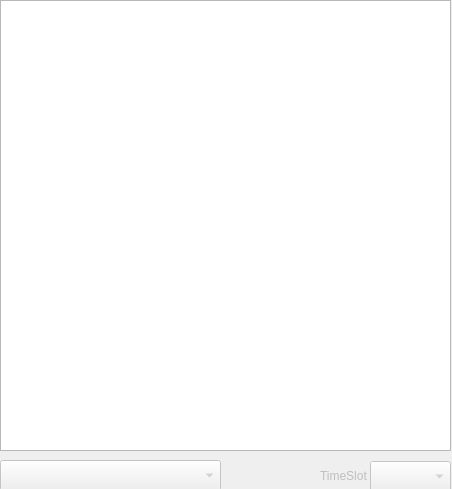
<?xml version="1.0" encoding="UTF-8"?>
<ui version="4.0">
 <class>Pro_Dialog</class>
 <widget class="QDialog" name="Pro_Dialog">
  <property name="geometry">
   <rect>
    <x>0</x>
    <y>0</y>
    <width>452</width>
    <height>489</height>
   </rect>
  </property>
  <property name="minimumSize">
   <size>
    <width>452</width>
    <height>489</height>
   </size>
  </property>
  <property name="maximumSize">
   <size>
    <width>452</width>
    <height>489</height>
   </size>
  </property>
  <property name="windowTitle">
   <string>Dialog</string>
  </property>
  <widget class="QTableWidget" name="tableWidget_2">
   <property name="geometry">
    <rect>
     <x>0</x>
     <y>0</y>
     <width>451</width>
     <height>451</height>
    </rect>
   </property>
  </widget>
  <widget class="QComboBox" name="timeslips">
   <property name="enabled">
    <bool>false</bool>
   </property>
   <property name="geometry">
    <rect>
     <x>370</x>
     <y>461</y>
     <width>81</width>
     <height>31</height>
    </rect>
   </property>
   <property name="font">
    <font>
     <family>方正舒体</family>
     <pointsize>12</pointsize>
     <weight>9</weight>
     <italic>false</italic>
     <bold>false</bold>
    </font>
   </property>
   <property name="styleSheet">
    <string notr="true">font: 75 12pt &quot;方正舒体&quot;;</string>
   </property>
  </widget>
  <widget class="QLabel" name="label_2">
   <property name="enabled">
    <bool>false</bool>
   </property>
   <property name="geometry">
    <rect>
     <x>320</x>
     <y>460</y>
     <width>51</width>
     <height>31</height>
    </rect>
   </property>
   <property name="styleSheet">
    <string notr="true">font: 8pt &quot;华文楷体&quot;;</string>
   </property>
   <property name="text">
    <string>TimeSlot</string>
   </property>
  </widget>
  <widget class="QComboBox" name="diaodu">
   <property name="enabled">
    <bool>false</bool>
   </property>
   <property name="geometry">
    <rect>
     <x>0</x>
     <y>460</y>
     <width>221</width>
     <height>31</height>
    </rect>
   </property>
   <property name="styleSheet">
    <string notr="true">font: 8pt &quot;华文楷体&quot;;</string>
   </property>
  </widget>
 </widget>
 <resources/>
 <connections/>
</ui>
